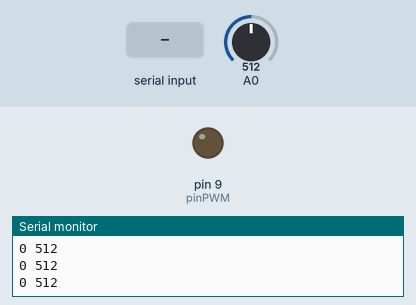
This sketch was run on a simulated Arduino Uno, built with avr-gcc and run on an emulated ATmega328P. Shown: output pins drawn as LEDs (lit = HIGH), the last lines printed to the serial monitor. Inputs (shaded band) come from the test bench; at power-on: A0 = 512.

Above: at 1.2 s.
1.3 s: "90,45\n" received over Serial
At 2.7 s:
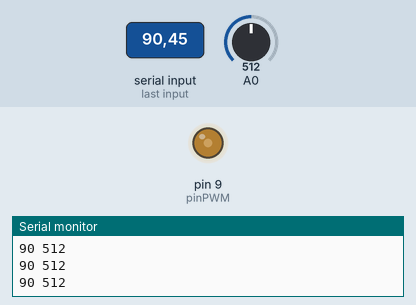
3.8 s: "30,150\n" received over Serial
At 5.7 s:
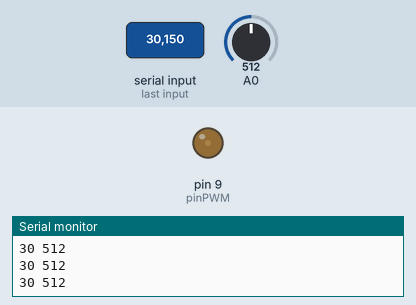
6.3 s: "200\n" received over Serial
At 8.4 s:
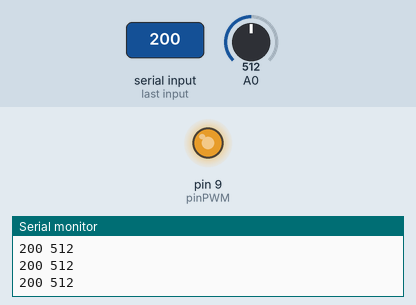
8.7 s: "90\n" received over Serial
At 10.7 s:
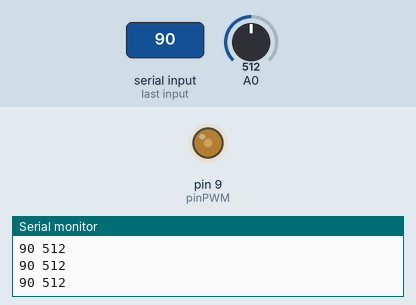
Timing chart, 0 to 12.2 s (numbered marks = the images above; inputs shaded):
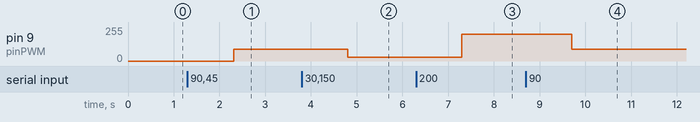

Measured:
- after the input at 1.3 s, pin 9 (pinPWM): 0/255 → 90/255 after 1.0 s
- after the input at 3.8 s, pin 9 (pinPWM): 90/255 → 30/255 after 1.0 s
- after the input at 6.3 s, pin 9 (pinPWM): 30/255 → 200/255 after 1.0 s
- after the input at 8.7 s, pin 9 (pinPWM): 200/255 → 90/255 after 1.0 s

The sketch:

position_pwm_serial.ino
```cpp
// These constants won't change. They're used to give names to the pins used:
const int pinPWM = 9; // Analog output pin that the PWM is attached to.
int incomingPWM;
String streamPWM;
char output[512];

void setup() {
  // Wnitialize serial communication at 9600 bits per second:
  Serial.begin(115200);
}

// Whe loop routine runs over and over again forever:
void loop() {
    if (Serial.available() > 0) {
      // read the incoming byte:
      streamPWM = Serial.readString();
      // Convert to int:
      incomingPWM = streamPWM.toInt();
      // say what you got:
      Serial.println(incomingPWM, DEC);
      if(incomingPWM>=255){
        incomingPWM=255;
      }
      if(incomingPWM<=0){
        incomingPWM=0;
      }


  }
  analogWrite(pinPWM, incomingPWM);
  int posValue = analogRead(A0);
  sprintf(output, "%d %d",incomingPWM, posValue);
  Serial.println(output);

  // Wait 2 milliseconds before the next loop for the analog-to-digital
  // converter to settle after the last reading, and process incoming data:
  delay(10);
}
```
